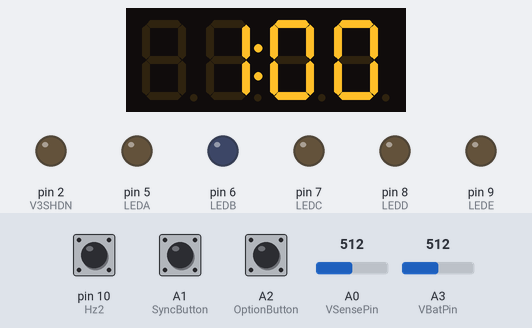
Bench run of a sketch on a simulated Arduino Uno, built with avr-gcc and run on an emulated ATmega328P. Parts: 4-digit seven-segment display, output pins drawn as LEDs (lit = HIGH). The inputs (shaded band) are chosen by the test bench; at power-on: A1 (SyncButton) HIGH, A2 (OptionButton) HIGH, A3 (VBatPin) = 512, pin 10 (Hz2) HIGH, A0 (VSensePin) = 512. Pins used as bus, display or sensor lines are not drawn.

Above: at 1.2 s.
1.3 s: A1 (SyncButton) pulled LOW for 0.15 s
At 2.5 s:
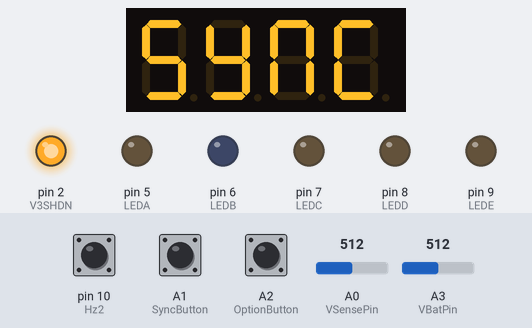
2.9 s: A2 (OptionButton) pulled LOW for 3.2 s
At 4.7 s:
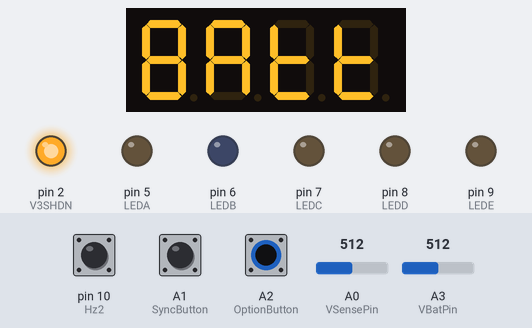
7.6 s: A2 (OptionButton) pulled LOW for 0.15 s
At 8.3 s:
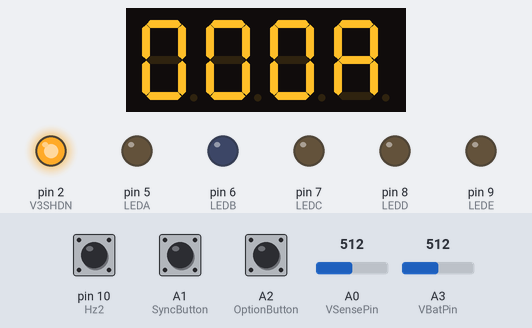
9.4 s: A3 (VBatPin) set to 511
At 10.1 s:
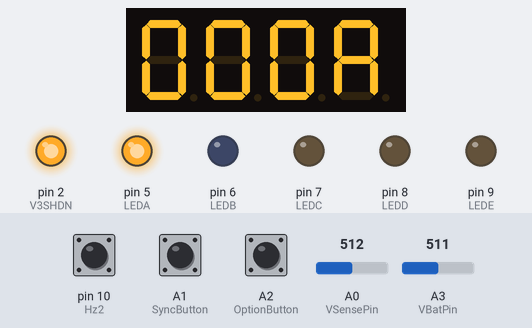
10.9 s: A3 (VBatPin) set to 490
At 12.3 s:
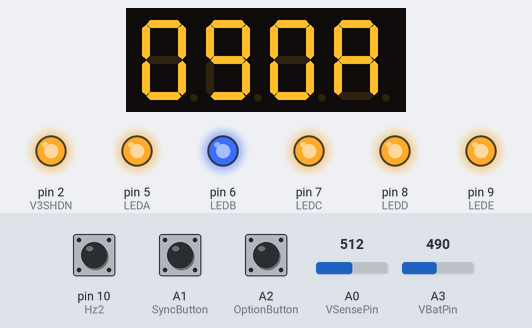
12.6 s: A2 (OptionButton) pulled LOW for 1 s
At 13.7 s:
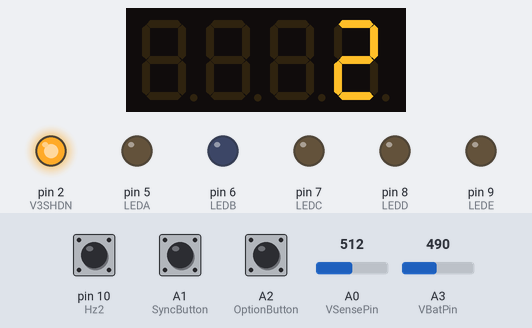
Timing chart, 0 to 15.6 s (numbered marks = the images above; inputs shaded):
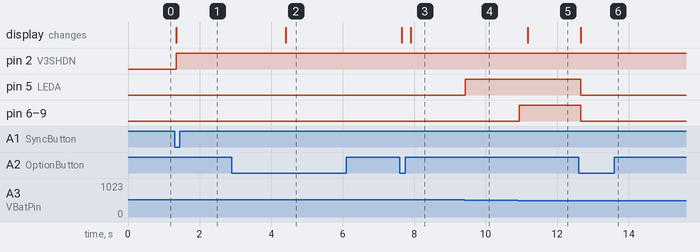

The sketch:

ClockCPU.ino
```cpp
#include <Wire.h>
#include <Adafruit_GFX.h>
#include <Adafruit_GPS.h>
#include "Adafruit_LEDBackpack.h"
Adafruit_7segment matrix = Adafruit_7segment();

#define A B01110111 //Custom letter definitions for the 7 segment display;
#define B B01111111
#define C B00111001
#define D B01011110
#define E B01111001
#define F B01110001
#define G B01101111
#define H B01110110
#define I B00110000
#define J B00011110
#define L B00111000
#define N B00110111
#define M1 B00110011
#define M2 B00100111
#define O B00111111
#define P B01110011
#define Q B01100111
#define R B00110001
#define S B01101101
#define T B01111000
#define U B00111110
#define V B00111110
#define X B01110110
#define Y B01101110
#define Z B01011011
#define COLON B00000010
#define TLDOT B00000100
#define BLDOT B00001000
#define DEGREE B00010000
#define BLANK B00000000

const int VBatPin = A3;
const int OptionButton = A2;
const int SyncButton = A1;
const int VSensePin = A0;
const int V3SHDN = 2;
const int Hz32768 = 3;
const int Hz128 = 4;
const int ESPEnable = 1;
const int Hz2 = 10;
const int LEDA = 5;
const int LEDB = 6;
const int LEDC = 7;
const int LEDD = 8;
const int LEDE = 9;

int Time;
int PM = 0;
int Hours = 1;
int Minutes = 0;
int Seconds = 0;
int SecondsState;
int LastSecondsState;
int SyncHours = 0;
int SyncHours2 = 0;
int SyncMinutes = 0;
int SyncSeconds = 0;
int SyncCalibration = 0;

int VBat;
int VBatA;
int VBatB;
int VBatC;

float VDec = /*.004887*/1;

int i = 0;
int j = 0;
int k = 0;
int l = 0;
int m = 0;
int n = 0;
int o = 0;
int p = 0;

String x = "";
String y = "";
String z = "";
String SyncTime = "";

int OptionState = HIGH;
int OptionButtonState;
int LastOptionButtonState = HIGH;
int OptionRead;
int Option = 0;
int SyncState = HIGH;
int SyncButtonState;
int LastSyncButtonState = HIGH;
int SyncRead;
int Sync = 0;
int SyncFail = 0;
int ACharge1 = 0;
int ACharge2 = 0;
int ACharge3 = 0;
int AChargeI = 0;
int VDelta = 0;
int VDelta2 = 0;

float VRatio = 1; //Battery measurements are >5V and are taken through a voltage divider
float VRatioSense = 1;
float VBat2 = 0;
float VSense = 0;
float ACharge = 0;
float RSense = .5;

unsigned long LastOptionDebounceTime = 0;
unsigned long LastSyncDebounceTime = 0;
unsigned long debounceDelay = 50;
unsigned long SyncCount = 0;
unsigned long SyncTimer = 20000;
unsigned long ESPDelay = 2000;
unsigned long FailCount = 0;
unsigned long OptionCount = 0;
unsigned long ChargeCount = 0;

void setup() {

  pinMode(OptionButton, INPUT);
  pinMode(SyncButton, INPUT);
  pinMode(Hz32768, INPUT);
  pinMode(LEDA, OUTPUT);
  pinMode(LEDB, OUTPUT);
  pinMode(LEDC, OUTPUT);
  pinMode(LEDD, OUTPUT);
  pinMode(LEDE, OUTPUT);
  pinMode(ESPEnable, OUTPUT);
  pinMode(Hz2, INPUT);
  pinMode(V3SHDN, OUTPUT);
  pinMode(VBatPin, INPUT);
  pinMode(VSensePin, INPUT);

  matrix.begin(0x70);

  Serial.begin(9600);

}

void loop() {

  LastOptionButtonState = OptionRead;
  OptionRead = digitalRead(OptionButton);
  if (OptionRead != LastOptionButtonState) {
     LastOptionDebounceTime = millis();
  }
  if ((millis() - LastOptionDebounceTime) > debounceDelay) {
    if (OptionRead != OptionButtonState) {
      OptionButtonState = OptionRead;
      if (OptionButtonState == LOW) {
        OptionState = !OptionState;
        Option++;
      }
    }
  }
  if(Option > 4){
    Option = 0;
  }


  if(Option == 1){
    if(k == 0){
    OptionCount = millis();
    k++;
    }
    if((millis() - OptionCount) > 15000){
      Option = 0;
      k = 0;
    }
    if(((millis() - OptionCount) < 9500) && (Option == 1)){
      matrix.writeDigitRaw(0,B);
      matrix.writeDigitRaw(1,A);
      matrix.writeDigitRaw(2,BLANK);
      matrix.writeDigitRaw(3,T);
      matrix.writeDigitRaw(4,T);
      matrix.writeDisplay();

      analogRead(VBatPin); //ADC Primer
      VBat = 100*VDec*VRatio*analogRead(VBatPin)+.01;
      VBat2 = analogRead(VBatPin);
      VBatA = VBat/100;
      VBatB = VBat%10;
      VBatC = (VBat*10-(VBatA*1000+VBatB*100));
      //Serial.print("VBAT2: ");
      //Serial.print(VBat2);
      //Serial.print("\n");
      //Serial.print("VBatA: ");
      //Serial.print(VBatA);
     // Serial.print("\n");
      //Serial.print("VBatC: ");
      //Serial.print(VBatC);
      //Serial.print("\n");

    }
    /*if(((millis() - OptionCount) > 2500) && (Option == 1)){
      matrix.writeDigitRaw(0,BLANK);
      matrix.writeDigitNum(1,VBatA);
      matrix.writeDigitNum(3,VBatB);
      matrix.writeDigitRaw(2,COLON);
      matrix.writeDigitNum(4,BLANK);
      matrix.writeDisplay();
    }*/
  }

  if(Option == 2){
    if(k == 1){
      OptionCount = millis();
      k++;

    }
    if(((millis() - OptionCount) > 5000) && (Sync == 0)){
      Option = 0;
      k = 0;
    }
    if(((millis() - OptionCount) > 40000) && (Sync == 1)){
      Option = 0;
      k = 0;
      Sync = 0;
    }
    if(((millis() - OptionCount) < 250) && (Option == 2)){
      matrix.writeDigitRaw(0,S);
      matrix.writeDigitRaw(1,O);
      matrix.writeDigitRaw(3,L);
      matrix.writeDigitRaw(4,A);
      matrix.writeDisplay();
    }
        if(((millis() - OptionCount) > 500) && ((millis() - OptionCount) < 750) && (Option == 2) && (Sync == 0)){
      matrix.writeDigitRaw(0,O);
      matrix.writeDigitRaw(1,L);
      matrix.writeDigitRaw(3,A);
      matrix.writeDigitRaw(4,R);
      matrix.writeDisplay();
    }
        if(((millis() - OptionCount) > 750) && ((millis() - OptionCount) < 1000) && (Option == 2) && (Sync == 0)){
      matrix.writeDigitRaw(0,L);
      matrix.writeDigitRaw(1,A);
      matrix.writeDigitRaw(3,R);
      matrix.writeDigitRaw(4,BLANK);
      matrix.writeDisplay();
    }

        if(((millis() - OptionCount) > 1000) && ((millis() - OptionCount) < 1250) && (Option == 2) && (Sync == 0)){
      matrix.writeDigitRaw(0,A);
      matrix.writeDigitRaw(1,R);
      matrix.writeDigitRaw(3,BLANK);
      matrix.writeDigitRaw(4,C);
      matrix.writeDisplay();
    }

        if(((millis() - OptionCount) > 1250) && ((millis() - OptionCount) < 1500) && (Option == 2) && (Sync == 0)){
      matrix.writeDigitRaw(0,R);
      matrix.writeDigitRaw(1,BLANK);
      matrix.writeDigitRaw(3,C);
      matrix.writeDigitRaw(4,U);
      matrix.writeDisplay();
    }

        if(((millis() - OptionCount) > 1500) && ((millis() - OptionCount) < 1750) && (Option == 2) && (Sync == 0)){
      matrix.writeDigitRaw(0,BLANK);
      matrix.writeDigitRaw(1,C);
      matrix.writeDigitRaw(3,U);
      matrix.writeDigitRaw(4,R);
      matrix.writeDisplay();
    }

        if(((millis() - OptionCount) > 1750) && ((millis() - OptionCount) < 2000) && (Option == 2) && (Sync == 0)){
      matrix.writeDigitRaw(0,C);
      matrix.writeDigitRaw(1,U);
      matrix.writeDigitRaw(3,R);
      matrix.writeDigitRaw(4,R);
      matrix.writeDisplay();
    }

        if(((millis() - OptionCount) > 2250) && ((millis() - OptionCount) < 2500) && (Option == 2) && (Sync == 0)){
      matrix.writeDigitRaw(0,U);
      matrix.writeDigitRaw(1,R);
      matrix.writeDigitRaw(3,R);
      matrix.writeDigitRaw(4,E);
      matrix.writeDisplay();
    }
        if(((millis() - OptionCount) > 2500) && ((millis() - OptionCount) < 2750) && (Option == 2) && (Sync == 0)){
      matrix.writeDigitRaw(0,R);
      matrix.writeDigitRaw(1,R);
      matrix.writeDigitRaw(3,E);
      matrix.writeDigitRaw(4,N);
      matrix.writeDisplay();
    }

        if(((millis() - OptionCount) > 2750) && ((millis() - OptionCount) < 3000) && (Option == 2) && (Sync == 0)){
      matrix.writeDigitRaw(0,R);
      matrix.writeDigitRaw(1,E);
      matrix.writeDigitRaw(3,N);
      matrix.writeDigitRaw(4,T);
      matrix.writeDisplay();
    }

    if((Sync == 1) && (Option == 2)){

      if(p == 0){
      ChargeCount = millis();

      analogRead(VSensePin);
      VSense = VDec*VRatioSense*analogRead(VSensePin);
      analogRead(VBatPin);
      VBat2 = VDec*VRatio*analogRead(VBatPin);
      analogRead(VSensePin);
      VSense = VDec*VRatioSense*analogRead(VSensePin)+VSense;
      analogRead(VBatPin);
      VBat2 = VDec*VRatio*analogRead(VBatPin)+VBat2;
            analogRead(VSensePin);
      VSense = VDec*VRatioSense*analogRead(VSensePin)+VSense;
      analogRead(VBatPin);
      VBat2 = VDec*VRatio*analogRead(VBatPin)+VBat2;
            analogRead(VSensePin);
      VSense = VDec*VRatioSense*analogRead(VSensePin)+VSense;
      analogRead(VBatPin);
      VBat2 = VDec*VRatio*analogRead(VBatPin)+VBat2;
            analogRead(VSensePin);
      VSense = VDec*VRatioSense*analogRead(VSensePin)+VSense;
      analogRead(VBatPin);
      VBat2 = VDec*VRatio*analogRead(VBatPin)+VBat2;
            analogRead(VSensePin);
      VSense = VDec*VRatioSense*analogRead(VSensePin)+VSense;
      analogRead(VBatPin);
      VBat2 = VDec*VRatio*analogRead(VBatPin)+VBat2;
                  analogRead(VSensePin);
      VSense = VDec*VRatioSense*analogRead(VSensePin)+VSense;
      analogRead(VBatPin);
      VBat2 = VDec*VRatio*analogRead(VBatPin)+VBat2;
                  analogRead(VSensePin);
      VSense = VDec*VRatioSense*analogRead(VSensePin)+VSense;
      analogRead(VBatPin);
      VBat2 = VDec*VRatio*analogRead(VBatPin)+VBat2;
                  analogRead(VSensePin);
      VSense = VDec*VRatioSense*analogRead(VSensePin)+VSense;
      analogRead(VBatPin);
      VBat2 = VDec*VRatio*analogRead(VBatPin)+VBat2;
                  analogRead(VSensePin);
      VSense = VDec*VRatioSense*analogRead(VSensePin)+VSense;
      analogRead(VBatPin);
      VBat2 = VDec*VRatio*analogRead(VBatPin)+VBat2;


      VDelta = (VSense-VBat2)*(.1);
      if(VDelta < 0){
        VDelta = 0;
      }
      ACharge = (VDelta)/RSense;

      VDelta2 = VDelta*.4375;
      AChargeI = ACharge*1000;
      ACharge1 = AChargeI/100;
      ACharge2 = (AChargeI%(ACharge1*100))/10;
      ACharge3 = ((AChargeI%(ACharge1*100)))%ACharge2;
       p++;
      }
      if((millis() - ChargeCount) > 250){
        /*Serial.print("VS: ");
        Serial.print(VSense);
        Serial.print("\n");
        Serial.print("VB: ");
        Serial.print(VBat2);
        Serial.print("\n");
        Serial.print(VDelta2);
        Serial.print("\n");*/

      matrix.writeDigitNum(0,0);
      matrix.writeDigitNum(1,VDelta2);
      matrix.writeDigitNum(3,0);
      matrix.writeDigitRaw(4,A);
      matrix.writeDigitRaw(2,BLDOT);
      matrix.writeDisplay();

      p = 0;
      }
    }
  }

  if((VDelta > 0) && (Option == 2)){
      digitalWrite(LEDA, HIGH);
    }else{
      digitalWrite(LEDA, LOW);
    }
    if((VDelta > 3) && (Option == 2)){
      digitalWrite(LEDB, HIGH);
    }else{
     digitalWrite(LEDB, LOW);
    }
    if((VDelta > 6) && (Option == 2)){
      digitalWrite(LEDC, HIGH);
    }else{
      digitalWrite(LEDC, LOW);
    }
  if((VDelta > 9) && (Option == 2)){
    digitalWrite(LEDD, HIGH);
  }else{
    digitalWrite(LEDD, LOW);
  }
  if((VDelta > 12 ) && (Option == 2)){
    digitalWrite(LEDE, HIGH);
  }else{
    digitalWrite(LEDE, LOW);
  }

  if(Option == 3){
    if(k == 2){
      OptionCount = millis();
      k++;
    }
    if(((millis() - OptionCount) < 2500) && (Option == 3) && (Sync == 0)){
      if(m == 0){
      matrix.writeDigitRaw(0,H);
      matrix.writeDigitRaw(1,O);
      matrix.writeDigitRaw(3,U);
      matrix.writeDigitRaw(4,R);
      matrix.writeDisplay();
      m++;
      }
      if(l == 1){
      matrix.print(Hours, DEC);
      matrix.writeDisplay();
      l = 0;
      }
    }
    if(((millis() - OptionCount) < 2500) && (Option == 3) && (Sync == 1)){
      if(l == 0){
      OptionCount = millis();
      l++;
      Sync = 0;
      Hours++;
      }
    }
    if(((millis() - OptionCount) > 5000) && (Sync == 0)){
      Option = 0;
      k = 0;
      l = 0;
      m = 0;
    }
  }
    if(Option == 4){
    if(k == 3){
      OptionCount = millis();
      k++;
    }
    if(((millis() - OptionCount) < 5000) && (Option == 4) && (Sync == 0)){
      if(n == 0){
      matrix.writeDigitRaw(0,M1);
      matrix.writeDigitRaw(1,M2);
      matrix.writeDigitRaw(3,I);
      matrix.writeDigitRaw(4,N);
      matrix.writeDisplay();
      n++;
      }
      if(o == 1){
      matrix.print(Minutes, DEC);
      matrix.writeDisplay();
      o = 0;
      }
    }
    if(((millis() - OptionCount) < 5000) && (Option == 4) && (Sync == 1)){
      if(o == 0){
      OptionCount = millis();
      o++;
      Sync = 0;
      Minutes++;
      }
    }
    if(((millis() - OptionCount) > 5000) && (Sync == 0)){
      Option = 0;
      k = 0;
      n = 0;
      o = 0;
    }
  }
  LastSyncButtonState = SyncRead;

    SyncRead = digitalRead(SyncButton);
  if (SyncRead != LastSyncButtonState) {
     LastSyncDebounceTime = millis();
  }
  if ((millis() - LastSyncDebounceTime) > debounceDelay) {
    if (SyncRead != SyncButtonState) {
      SyncButtonState = SyncRead;
      if (SyncButtonState == LOW) {
        SyncState = !SyncState;
        Sync++;
      }
    }
  }
  LastSyncButtonState = SyncRead;

  SecondsState = digitalRead(Hz2);
  if (SecondsState != LastSecondsState) {
    if (SecondsState == HIGH) {
        Seconds++;
        //Serial.print(Time);
        //Serial.print("\n");
    }
  }
  LastSecondsState = SecondsState;

  if(Seconds > 119){
    Seconds = 0;
    Minutes++;
  }
  if(Minutes > 59){
    Minutes = 0;
    Hours++;
  }
  if(Hours > 12){
    Seconds = 0;
    Minutes = 0;
    Hours = 1;
  }

  Time = Hours*100+Minutes;
  if((Sync == 0) && (Option == 0)){
    matrix.print(Time, DEC);
    matrix.writeDigitRaw(2,COLON);
    matrix.writeDisplay();
  }
  if((Sync == 1) && (Option == 0)){
    matrix.writeDigitRaw(0,S);
    matrix.writeDigitRaw(1,Y);
    matrix.writeDigitRaw(3,N);
    matrix.writeDigitRaw(2,BLANK);
    matrix.writeDigitRaw(4,C);
    matrix.writeDisplay();
    digitalWrite(V3SHDN, HIGH);
  }
  if((SyncFail == 1) && (Option == 0)){
    matrix.writeDigitRaw(0,F);
    matrix.writeDigitRaw(1,A);
    matrix.writeDigitRaw(3,I);
    matrix.writeDigitRaw(4,L);
    matrix.writeDisplay();
    digitalWrite(V3SHDN, LOW);
  }

  if(((millis() - FailCount) > 3000) && (j == 2)){
    SyncFail = 0;
    j = 0;
    Sync = 0;
    //Back to normal.
  }


  if((Sync == 1) && (Option == 0)){ //If the sync button his pressed;
    if(j == 0){
    SyncCount = millis();
    //Serial.flush();
    j++;
    }


    if(((millis() - SyncCount) > SyncTimer) && (i == 0) && (j == 1)){
      SyncFail = 1;
      Sync = 2;
      FailCount = millis();
      j = 2;
    }
    matrix.writeDigitRaw(0,S);
    matrix.writeDigitRaw(1,Y);
    matrix.writeDigitRaw(3,N);
    matrix.writeDigitRaw(2,BLANK);
    matrix.writeDigitRaw(4,C);
    matrix.writeDisplay();

    if(((millis() - SyncCount) > ESPDelay) && (i == 0) && (j == 1)) {
      digitalWrite(ESPEnable, HIGH);
    }else{
      digitalWrite(ESPEnable, LOW);
    }

    while (Serial.available() > 0) {

      SyncTime = Serial.readString();
      //Serial.print(SyncTime);
      if((SyncTime.length() > 45)){
      i++;
      Sync = 0;
      }else{
        Serial.flush();
      }
    }
  }
  if(i > 0){
    x = SyncTime.substring(16, 18);
    y = SyncTime.substring(19, 21);
    z = SyncTime.substring(22, 24);
    SyncHours2 = x.toInt()-4;
    SyncMinutes = y.toInt();
    SyncSeconds = z.toInt()+SyncCalibration;
     if(SyncHours2 < 0){
      SyncHours2 = 12+SyncHours2;
     }
    if(SyncHours > 12){
      SyncHours = SyncHours2-12;
      PM = 1;
    }
    if(SyncHours2 < 12){
      PM = 0;
    }
    if((SyncHours2 < 13) && (SyncHours2 > 0)){
      SyncHours = SyncHours2;
    }

    Hours = SyncHours;
    if(Hours == 0){
      Hours = 1;
    }
    Minutes = SyncMinutes;
    Seconds = SyncSeconds;
    Sync = 0;
    i = 0;

  }
}
```

Measured:
- the behaviour switches between 512 and 511 on A3 (VBatPin) (found by bisection; images 3 and 4)
- after the input at 1.3 s, pin 2 (V3SHDN): LOW → HIGH after 0.05 s; the display: changes after 0.05 s (image 1)
- after the input at 2.9 s, the display: changes after 1.5 s (image 2)
- after the input at 7.6 s, the display: first changes after 0.06 s (image 3 shows a later state)
- after the input at 9.4 s, pin 5 (LEDA): LOW → HIGH at once
- after the input at 10.9 s, pin 6 (LEDB), pin 7 (LEDC), pin 8 (LEDD), pin 9 (LEDE): LOW → HIGH at once; the display: changes after 0.28 s (image 5)
- after the input at 12.6 s, pin 5 (LEDA), pin 6 (LEDB), pin 7 (LEDC), pin 8 (LEDD), pin 9 (LEDE): HIGH → LOW after 0.05 s; the display: changes after 0.05 s (image 6)
